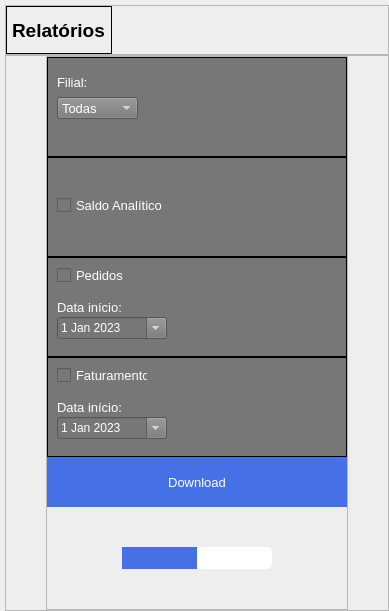
            <widget class="QWidget" name="relatorios">
             <property name="styleSheet">
              <string notr="true">background-color: rgb(238, 238, 238);</string>
             </property>
             <layout class="QVBoxLayout" name="verticalLayout_6">
              <property name="spacing">
               <number>0</number>
              </property>
              <property name="leftMargin">
               <number>5</number>
              </property>
              <property name="topMargin">
               <number>5</number>
              </property>
              <property name="rightMargin">
               <number>0</number>
              </property>
              <property name="bottomMargin">
               <number>0</number>
              </property>
              <item>
               <widget class="QFrame" name="relat_top_frame">
                <property name="minimumSize">
                 <size>
                  <width>0</width>
                  <height>50</height>
                 </size>
                </property>
                <property name="frameShape">
                 <enum>QFrame::StyledPanel</enum>
                </property>
                <property name="frameShadow">
                 <enum>QFrame::Raised</enum>
                </property>
                <layout class="QHBoxLayout" name="horizontalLayout_9">
                 <property name="spacing">
                  <number>0</number>
                 </property>
                 <property name="leftMargin">
                  <number>0</number>
                 </property>
                 <property name="topMargin">
                  <number>0</number>
                 </property>
                 <property name="rightMargin">
                  <number>0</number>
                 </property>
                 <property name="bottomMargin">
                  <number>0</number>
                 </property>
                 <item>
                  <widget class="QLabel" name="relat_title">
                   <property name="minimumSize">
                    <size>
                     <width>100</width>
                     <height>0</height>
                    </size>
                   </property>
                   <property name="font">
                    <font>
                     <pointsize>14</pointsize>
                     <weight>75</weight>
                     <bold>true</bold>
                    </font>
                   </property>
                   <property name="frameShape">
                    <enum>QFrame::Box</enum>
                   </property>
                   <property name="text">
                    <string>Relatórios</string>
                   </property>
                  </widget>
                 </item>
                 <item>
                  <spacer name="horizontalSpacer_10">
                   <property name="orientation">
                    <enum>Qt::Horizontal</enum>
                   </property>
                   <property name="sizeHint" stdset="0">
                    <size>
                     <width>40</width>
                     <height>20</height>
                    </size>
                   </property>
                  </spacer>
                 </item>
                </layout>
               </widget>
              </item>
              <item>
               <widget class="QFrame" name="base_frame_relatorios">
                <property name="styleSheet">
                 <string notr="true">background-color: rgb(238, 238, 238);</string>
                </property>
                <property name="frameShape">
                 <enum>QFrame::StyledPanel</enum>
                </property>
                <property name="frameShadow">
                 <enum>QFrame::Raised</enum>
                </property>
                <layout class="QHBoxLayout" name="horizontalLayout_5">
                 <property name="spacing">
                  <number>0</number>
                 </property>
                 <property name="leftMargin">
                  <number>0</number>
                 </property>
                 <property name="topMargin">
                  <number>0</number>
                 </property>
                 <property name="rightMargin">
                  <number>0</number>
                 </property>
                 <property name="bottomMargin">
                  <number>0</number>
                 </property>
                 <item>
                  <spacer name="horizontalSpacer_6">
                   <property name="orientation">
                    <enum>Qt::Horizontal</enum>
                   </property>
                   <property name="sizeHint" stdset="0">
                    <size>
                     <width>40</width>
                     <height>20</height>
                    </size>
                   </property>
                  </spacer>
                 </item>
                 <item>
                  <widget class="QFrame" name="frame_6">
                   <property name="layoutDirection">
                    <enum>Qt::LeftToRight</enum>
                   </property>
                   <property name="autoFillBackground">
                    <bool>false</bool>
                   </property>
                   <property name="frameShape">
                    <enum>QFrame::StyledPanel</enum>
                   </property>
                   <property name="frameShadow">
                    <enum>QFrame::Raised</enum>
                   </property>
                   <layout class="QVBoxLayout" name="verticalLayout_9">
                    <property name="spacing">
                     <number>0</number>
                    </property>
                    <property name="leftMargin">
                     <number>0</number>
                    </property>
                    <property name="topMargin">
                     <number>0</number>
                    </property>
                    <property name="rightMargin">
                     <number>0</number>
                    </property>
                    <property name="bottomMargin">
                     <number>0</number>
                    </property>
                    <item>
                     <widget class="QFrame" name="frame_10">
                      <property name="minimumSize">
                       <size>
                        <width>300</width>
                        <height>100</height>
                       </size>
                      </property>
                      <property name="styleSheet">
                       <string notr="true">background-color: rgb(119, 119, 119);</string>
                      </property>
                      <property name="frameShape">
                       <enum>QFrame::Box</enum>
                      </property>
                      <property name="frameShadow">
                       <enum>QFrame::Plain</enum>
                      </property>
                      <widget class="QLabel" name="label">
                       <property name="geometry">
                        <rect>
                         <x>10</x>
                         <y>10</y>
                         <width>51</width>
                         <height>31</height>
                        </rect>
                       </property>
                       <property name="font">
                        <font>
                         <pointsize>10</pointsize>
                        </font>
                       </property>
                       <property name="layoutDirection">
                        <enum>Qt::LeftToRight</enum>
                       </property>
                       <property name="styleSheet">
                        <string notr="true">color: rgb(255, 255, 255);</string>
                       </property>
                       <property name="text">
                        <string>Filial:</string>
                       </property>
                       <property name="textFormat">
                        <enum>Qt::AutoText</enum>
                       </property>
                       <property name="alignment">
                        <set>Qt::AlignLeading|Qt::AlignLeft|Qt::AlignVCenter</set>
                       </property>
                      </widget>
                      <widget class="QComboBox" name="filial_download">
                       <property name="geometry">
                        <rect>
                         <x>10</x>
                         <y>40</y>
                         <width>81</width>
                         <height>22</height>
                        </rect>
                       </property>
                       <property name="font">
                        <font>
                         <pointsize>10</pointsize>
                        </font>
                       </property>
                       <property name="styleSheet">
                        <string notr="true">color: rgb(255, 255, 255);</string>
                       </property>
                       <property name="currentText">
                        <string>Todas</string>
                       </property>
                       <item>
                        <property name="text">
                         <string>Todas</string>
                        </property>
                       </item>
                       <item>
                        <property name="text">
                         <string>0101</string>
                        </property>
                       </item>
                       <item>
                        <property name="text">
                         <string>0103</string>
                        </property>
                       </item>
                       <item>
                        <property name="text">
                         <string>0104</string>
                        </property>
                       </item>
                       <item>
                        <property name="text">
                         <string>0105</string>
                        </property>
                       </item>
                      </widget>
                     </widget>
                    </item>
                    <item>
                     <widget class="QFrame" name="frame_8">
                      <property name="minimumSize">
                       <size>
                        <width>0</width>
                        <height>100</height>
                       </size>
                      </property>
                      <property name="styleSheet">
                       <string notr="true">background-color: rgb(119, 119, 119);</string>
                      </property>
                      <property name="frameShape">
                       <enum>QFrame::Box</enum>
                      </property>
                      <property name="frameShadow">
                       <enum>QFrame::Plain</enum>
                      </property>
                      <widget class="QCheckBox" name="saldos_check">
                       <property name="geometry">
                        <rect>
                         <x>10</x>
                         <y>40</y>
                         <width>111</width>
                         <height>17</height>
                        </rect>
                       </property>
                       <property name="font">
                        <font>
                         <pointsize>10</pointsize>
                        </font>
                       </property>
                       <property name="styleSheet">
                        <string notr="true">color: rgb(255, 255, 255);</string>
                       </property>
                       <property name="text">
                        <string>Saldo Analítico</string>
                       </property>
                       <property name="checked">
                        <bool>false</bool>
                       </property>
                       <property name="tristate">
                        <bool>false</bool>
                       </property>
                      </widget>
                     </widget>
                    </item>
                    <item>
                     <widget class="QFrame" name="frame_7">
                      <property name="minimumSize">
                       <size>
                        <width>0</width>
                        <height>100</height>
                       </size>
                      </property>
                      <property name="styleSheet">
                       <string notr="true">background-color: rgb(119, 119, 119);</string>
                      </property>
                      <property name="frameShape">
                       <enum>QFrame::Box</enum>
                      </property>
                      <property name="frameShadow">
                       <enum>QFrame::Plain</enum>
                      </property>
                      <widget class="QCheckBox" name="pedidos_check">
                       <property name="geometry">
                        <rect>
                         <x>10</x>
                         <y>10</y>
                         <width>70</width>
                         <height>17</height>
                        </rect>
                       </property>
                       <property name="font">
                        <font>
                         <pointsize>10</pointsize>
                        </font>
                       </property>
                       <property name="styleSheet">
                        <string notr="true">color: rgb(255, 255, 255);</string>
                       </property>
                       <property name="text">
                        <string>Pedidos</string>
                       </property>
                      </widget>
                      <widget class="QDateEdit" name="pedidos_date_label">
                       <property name="geometry">
                        <rect>
                         <x>10</x>
                         <y>60</y>
                         <width>110</width>
                         <height>22</height>
                        </rect>
                       </property>
                       <property name="focusPolicy">
                        <enum>Qt::TabFocus</enum>
                       </property>
                       <property name="contextMenuPolicy">
                        <enum>Qt::ActionsContextMenu</enum>
                       </property>
                       <property name="acceptDrops">
                        <bool>true</bool>
                       </property>
                       <property name="styleSheet">
                        <string notr="true">color: rgb(255, 255, 255);</string>
                       </property>
                       <property name="frame">
                        <bool>true</bool>
                       </property>
                       <property name="buttonSymbols">
                        <enum>QAbstractSpinBox::NoButtons</enum>
                       </property>
                       <property name="calendarPopup">
                        <bool>true</bool>
                       </property>
                       <property name="date">
                        <date>
                         <year>2023</year>
                         <month>1</month>
                         <day>1</day>
                        </date>
                       </property>
                      </widget>
                      <widget class="QLabel" name="data_inicio_pedidos">
                       <property name="geometry">
                        <rect>
                         <x>10</x>
                         <y>40</y>
                         <width>71</width>
                         <height>20</height>
                        </rect>
                       </property>
                       <property name="font">
                        <font>
                         <pointsize>10</pointsize>
                        </font>
                       </property>
                       <property name="layoutDirection">
                        <enum>Qt::LeftToRight</enum>
                       </property>
                       <property name="styleSheet">
                        <string notr="true">color: rgb(255, 255, 255);</string>
                       </property>
                       <property name="text">
                        <string>Data início:</string>
                       </property>
                       <property name="textFormat">
                        <enum>Qt::AutoText</enum>
                       </property>
                       <property name="alignment">
                        <set>Qt::AlignLeading|Qt::AlignLeft|Qt::AlignVCenter</set>
                       </property>
                      </widget>
                     </widget>
                    </item>
                    <item>
                     <widget class="QFrame" name="frame_9">
                      <property name="minimumSize">
                       <size>
                        <width>0</width>
                        <height>100</height>
                       </size>
                      </property>
                      <property name="styleSheet">
                       <string notr="true">background-color: rgb(119, 119, 119);</string>
                      </property>
                      <property name="frameShape">
                       <enum>QFrame::Box</enum>
                      </property>
                      <property name="frameShadow">
                       <enum>QFrame::Plain</enum>
                      </property>
                      <property name="lineWidth">
                       <number>1</number>
                      </property>
                      <widget class="QCheckBox" name="faturamento_check">
                       <property name="geometry">
                        <rect>
                         <x>10</x>
                         <y>10</y>
                         <width>91</width>
                         <height>17</height>
                        </rect>
                       </property>
                       <property name="font">
                        <font>
                         <pointsize>10</pointsize>
                        </font>
                       </property>
                       <property name="styleSheet">
                        <string notr="true">color: rgb(255, 255, 255)</string>
                       </property>
                       <property name="text">
                        <string>Faturamento</string>
                       </property>
                      </widget>
                      <widget class="QDateEdit" name="faturamento_date_label">
                       <property name="geometry">
                        <rect>
                         <x>10</x>
                         <y>60</y>
                         <width>110</width>
                         <height>22</height>
                        </rect>
                       </property>
                       <property name="focusPolicy">
                        <enum>Qt::TabFocus</enum>
                       </property>
                       <property name="contextMenuPolicy">
                        <enum>Qt::ActionsContextMenu</enum>
                       </property>
                       <property name="acceptDrops">
                        <bool>true</bool>
                       </property>
                       <property name="styleSheet">
                        <string notr="true">color: rgb(255, 255, 255);</string>
                       </property>
                       <property name="frame">
                        <bool>true</bool>
                       </property>
                       <property name="buttonSymbols">
                        <enum>QAbstractSpinBox::NoButtons</enum>
                       </property>
                       <property name="calendarPopup">
                        <bool>true</bool>
                       </property>
                       <property name="date">
                        <date>
                         <year>2023</year>
                         <month>1</month>
                         <day>1</day>
                        </date>
                       </property>
                      </widget>
                      <widget class="QLabel" name="data_inicio_faturamento">
                       <property name="geometry">
                        <rect>
                         <x>10</x>
                         <y>40</y>
                         <width>71</width>
                         <height>20</height>
                        </rect>
                       </property>
                       <property name="font">
                        <font>
                         <pointsize>10</pointsize>
                        </font>
                       </property>
                       <property name="layoutDirection">
                        <enum>Qt::LeftToRight</enum>
                       </property>
                       <property name="styleSheet">
                        <string notr="true">color: rgb(255, 255, 255);</string>
                       </property>
                       <property name="text">
                        <string>Data início:</string>
                       </property>
                       <property name="textFormat">
                        <enum>Qt::AutoText</enum>
                       </property>
                       <property name="alignment">
                        <set>Qt::AlignLeading|Qt::AlignLeft|Qt::AlignVCenter</set>
                       </property>
                      </widget>
                     </widget>
                    </item>
                    <item>
                     <widget class="QPushButton" name="download_button">
                      <property name="minimumSize">
                       <size>
                        <width>0</width>
                        <height>50</height>
                       </size>
                      </property>
                      <property name="font">
                       <font>
                        <pointsize>10</pointsize>
                       </font>
                      </property>
                      <property name="focusPolicy">
                       <enum>Qt::WheelFocus</enum>
                      </property>
                      <property name="styleSheet">
                       <string notr="true">QPushButton {
	background-color: rgb(70, 113, 230);
    color: rgb(255, 255, 255);
    border: none;
}
QPushButton:pressed {
    background-color: rgb(100, 100, 100);
}
</string>
                      </property>
                      <property name="text">
                       <string>Download</string>
                      </property>
                      <property name="default">
                       <bool>true</bool>
                      </property>
                      <property name="flat">
                       <bool>true</bool>
                      </property>
                     </widget>
                    </item>
                    <item>
                     <spacer name="verticalSpacer_8">
                      <property name="orientation">
                       <enum>Qt::Vertical</enum>
                      </property>
                      <property name="sizeHint" stdset="0">
                       <size>
                        <width>20</width>
                        <height>40</height>
                       </size>
                      </property>
                     </spacer>
                    </item>
                    <item alignment="Qt::AlignHCenter">
                     <widget class="QProgressBar" name="progressBar">
                      <property name="sizePolicy">
                       <sizepolicy hsizetype="Preferred" vsizetype="Fixed">
                        <horstretch>0</horstretch>
                        <verstretch>0</verstretch>
                       </sizepolicy>
                      </property>
                      <property name="minimumSize">
                       <size>
                        <width>150</width>
                        <height>0</height>
                       </size>
                      </property>
                      <property name="maximumSize">
                       <size>
                        <width>300</width>
                        <height>16777215</height>
                       </size>
                      </property>
                      <property name="focusPolicy">
                       <enum>Qt::WheelFocus</enum>
                      </property>
                      <property name="styleSheet">
                       <string notr="true">QProgressBar {
    border: 1px black;
    border-radius: 5px;
    background-color: rgb(255, 255, 255);  /* Set to your preferred background color */
    text-align: center;  /* Optional: if you want text centered */
}

QProgressBar::chunk {
    background-color: rgb(70, 113, 230);  /* Set to your preferred chunk color */
    width: 5px;  /* Width of the moving chunk */
    margin: 0px;  /* Space between individual chunks */
}
</string>
                      </property>
                      <property name="maximum">
                       <number>0</number>
                      </property>
                      <property name="value">
                       <number>-1</number>
                      </property>
                      <property name="alignment">
                       <set>Qt::AlignRight|Qt::AlignTrailing|Qt::AlignVCenter</set>
                      </property>
                      <property name="textVisible">
                       <bool>false</bool>
                      </property>
                      <property name="invertedAppearance">
                       <bool>false</bool>
                      </property>
                      <property name="format">
                       <string>%p%</string>
                      </property>
                     </widget>
                    </item>
                    <item>
                     <spacer name="verticalSpacer_7">
                      <property name="orientation">
                       <enum>Qt::Vertical</enum>
                      </property>
                      <property name="sizeHint" stdset="0">
                       <size>
                        <width>20</width>
                        <height>40</height>
                       </size>
                      </property>
                     </spacer>
                    </item>
                   </layout>
                  </widget>
                 </item>
                 <item>
                  <spacer name="horizontalSpacer_7">
                   <property name="orientation">
                    <enum>Qt::Horizontal</enum>
                   </property>
                   <property name="sizeType">
                    <enum>QSizePolicy::MinimumExpanding</enum>
                   </property>
                   <property name="sizeHint" stdset="0">
                    <size>
                     <width>40</width>
                     <height>20</height>
                    </size>
                   </property>
                  </spacer>
                 </item>
                </layout>
               </widget>
              </item>
             </layout>
            </widget>
